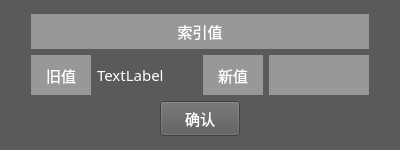
<?xml version="1.0" encoding="UTF-8"?>
<ui version="4.0">
 <class>newColor8bit</class>
 <widget class="QWidget" name="newColor8bit">
  <property name="geometry">
   <rect>
    <x>0</x>
    <y>0</y>
    <width>400</width>
    <height>150</height>
   </rect>
  </property>
  <property name="windowTitle">
   <string>Form</string>
  </property>
  <property name="styleSheet">
   <string notr="true">background-color: rgb(90, 90, 90);</string>
  </property>
  <layout class="QGridLayout" name="gridLayout">
   <item row="0" column="0">
    <layout class="QVBoxLayout" name="verticalLayout">
     <item>
      <widget class="QLabel" name="label_4">
       <property name="minimumSize">
        <size>
         <width>0</width>
         <height>35</height>
        </size>
       </property>
       <property name="maximumSize">
        <size>
         <width>16777215</width>
         <height>35</height>
        </size>
       </property>
       <property name="font">
        <font>
         <family>黑体</family>
         <pointsize>11</pointsize>
        </font>
       </property>
       <property name="styleSheet">
        <string notr="true">background-color: rgb(152, 152, 152);
color: rgb(255, 255, 255);</string>
       </property>
       <property name="text">
        <string>索引值</string>
       </property>
       <property name="alignment">
        <set>Qt::AlignCenter</set>
       </property>
      </widget>
     </item>
     <item>
      <layout class="QHBoxLayout" name="horizontalLayout">
       <item>
        <widget class="QLabel" name="label">
         <property name="minimumSize">
          <size>
           <width>60</width>
           <height>40</height>
          </size>
         </property>
         <property name="maximumSize">
          <size>
           <width>60</width>
           <height>40</height>
          </size>
         </property>
         <property name="font">
          <font>
           <family>Adobe 黑体 Std R</family>
           <pointsize>11</pointsize>
          </font>
         </property>
         <property name="styleSheet">
          <string notr="true">background-color: rgb(152, 152, 152);
color: rgb(255, 255, 255);</string>
         </property>
         <property name="text">
          <string>旧值</string>
         </property>
         <property name="alignment">
          <set>Qt::AlignCenter</set>
         </property>
        </widget>
       </item>
       <item>
        <widget class="QLabel" name="label_2">
         <property name="sizePolicy">
          <sizepolicy hsizetype="Preferred" vsizetype="Preferred">
           <horstretch>0</horstretch>
           <verstretch>0</verstretch>
          </sizepolicy>
         </property>
         <property name="minimumSize">
          <size>
           <width>100</width>
           <height>40</height>
          </size>
         </property>
         <property name="maximumSize">
          <size>
           <width>100</width>
           <height>40</height>
          </size>
         </property>
         <property name="font">
          <font>
           <family>Adobe 黑体 Std R</family>
           <pointsize>11</pointsize>
          </font>
         </property>
         <property name="styleSheet">
          <string notr="true">color: rgb(255, 255, 255);</string>
         </property>
         <property name="text">
          <string>TextLabel</string>
         </property>
        </widget>
       </item>
       <item>
        <widget class="QLabel" name="label_3">
         <property name="minimumSize">
          <size>
           <width>60</width>
           <height>40</height>
          </size>
         </property>
         <property name="maximumSize">
          <size>
           <width>60</width>
           <height>40</height>
          </size>
         </property>
         <property name="font">
          <font>
           <family>Adobe 黑体 Std R</family>
           <pointsize>11</pointsize>
          </font>
         </property>
         <property name="styleSheet">
          <string notr="true">background-color: rgb(152, 152, 152);
color: rgb(255, 255, 255);</string>
         </property>
         <property name="text">
          <string>新值</string>
         </property>
         <property name="alignment">
          <set>Qt::AlignCenter</set>
         </property>
        </widget>
       </item>
       <item>
        <widget class="QLineEdit" name="lineEdit">
         <property name="sizePolicy">
          <sizepolicy hsizetype="Preferred" vsizetype="Fixed">
           <horstretch>0</horstretch>
           <verstretch>0</verstretch>
          </sizepolicy>
         </property>
         <property name="minimumSize">
          <size>
           <width>100</width>
           <height>40</height>
          </size>
         </property>
         <property name="maximumSize">
          <size>
           <width>100</width>
           <height>40</height>
          </size>
         </property>
         <property name="styleSheet">
          <string notr="true">color: rgb(255, 255, 255);
background-color: rgb(152, 152, 152);</string>
         </property>
         <property name="frame">
          <bool>false</bool>
         </property>
        </widget>
       </item>
      </layout>
     </item>
     <item>
      <layout class="QHBoxLayout" name="horizontalLayout_3">
       <item>
        <widget class="QPushButton" name="pushButton">
         <property name="minimumSize">
          <size>
           <width>80</width>
           <height>35</height>
          </size>
         </property>
         <property name="maximumSize">
          <size>
           <width>80</width>
           <height>35</height>
          </size>
         </property>
         <property name="font">
          <font>
           <family>Adobe 黑体 Std R</family>
           <pointsize>11</pointsize>
          </font>
         </property>
         <property name="styleSheet">
          <string notr="true">color: rgb(255, 255, 255);</string>
         </property>
         <property name="text">
          <string>确认</string>
         </property>
        </widget>
       </item>
      </layout>
     </item>
    </layout>
   </item>
  </layout>
 </widget>
 <resources/>
 <connections/>
</ui>
